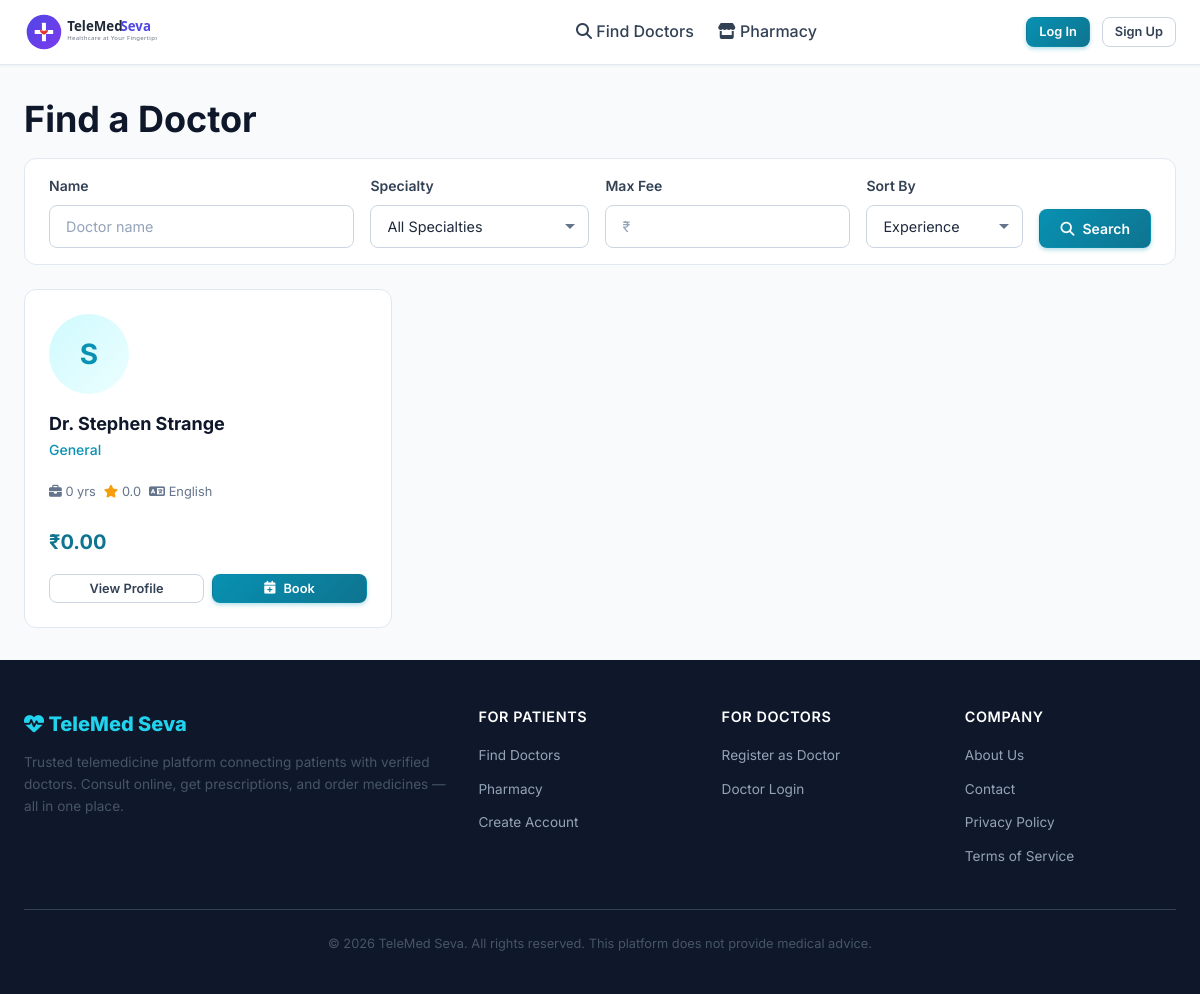
/appointments/search, run on the app's committed database.
### app/models/user.py (models this page shows, shortened)
class DoctorProfile(db.Model):
    __tablename__ = 'doctor_profiles'
    id = db.Column(db.Integer, primary_key=True)
    user_id = db.Column(db.Integer, db.ForeignKey('users.id', ondelete='CASCADE'), unique=True, nullable=False)
    first_name = db.Column(db.String(100), nullable=False)
    last_name = db.Column(db.String(100), nullable=False)
    phone = db.Column(db.String(20))
    avatar = db.Column(db.String(255))
    specialty_id = db.Column(db.Integer, db.ForeignKey('specialties.id'), nullable=True)
    qualifications = db.Column(db.String(500))
    registration_number = db.Column(db.String(100))
    experience_years = db.Column(db.Integer, default=0)
    bio = db.Column(db.Text)
    languages = db.Column(db.String(300))
    consultation_fee = db.Column(db.Numeric(10, 2), default=0)
    consultation_duration = db.Column(db.Integer, default=30)  # minutes
    is_verified = db.Column(db.Boolean, default=False, nullable=False)
    is_available = db.Column(db.Boolean, default=True, nullable=False)
    created_at = db.Column(db.DateTime, default=lambda: datetime.now(timezone.utc), nullable=False)
    updated_at = db.Column(
        db.DateTime,
        default=lambda: datetime.now(timezone.utc),
        onupdate=lambda: datetime.now(timezone.utc),
    )
    specialty = db.relationship('Specialty', backref='doctors')
    verification = db.relationship(
        'DoctorVerification', backref='doctor', uselist=False, cascade='all, delete-orphan'
    )
    availabilities = db.relationship('Availability', backref='doctor', cascade='all, delete-orphan')
    reviews = db.relationship('Review', backref='doctor', lazy='dynamic')
    @property
    def full_name(self):
        return f'{self.first_name} {self.last_name}'
    @property
    def average_rating(self):
        if hasattr(self, '_avg_rating'):
            return self._avg_rating
        from .review import Review
        result = db.session.query(db.func.avg(Review.rating)).filter(
            Review.doctor_id == self.id
        ).scalar()
        return round(float(result), 1) if result else 0.0
    @classmethod
    def load_rating_stats(cls, doctor_ids):
        from .review import Review
        if not doctor_ids:
            return
        rows = db.session.query(
            Review.doctor_id,
            db.func.avg(Review.rating).label('avg_r'),
            db.func.count(Review.id).label('cnt'),
        ).filter(
            Review.doctor_id.in_(doctor_ids)
        ).group_by(Review.doctor_id).all()
        stats = {r.doctor_id: (round(float(r.avg_r), 1), r.cnt) for r in rows}
        for doc_id in doctor_ids:
            doc = db.session.get(cls, doc_id)
            if doc:
                avg, cnt = stats.get(doc_id, (0.0, 0))
                doc._avg_rating = avg
                doc._review_count = cnt

### app/appointments/routes.py (the view, shortened to what this page needs)
@appointments_bp.route('/search')
def search_doctors():
    specialties = Specialty.query.filter_by(is_active=True).order_by(Specialty.name).all()
    query = DoctorProfile.query.filter_by(is_verified=True, is_available=True)
    specialty_id = request.args.get('specialty', type=int)
    if specialty_id:
        query = query.filter_by(specialty_id=specialty_id)
    name = request.args.get('name', '').strip()
    max_fee = request.args.get('max_fee', type=float)
    if max_fee:
        query = query.filter(DoctorProfile.consultation_fee <= max_fee)
    language = request.args.get('language', '').strip()
    if language:
        query = query.filter(DoctorProfile.languages.ilike(f'%{language}%'))
    sort = request.args.get('sort', 'experience')
    if sort == 'fee_low':
        query = query.order_by(DoctorProfile.consultation_fee.asc())
    elif sort == 'fee_high':
        query = query.order_by(DoctorProfile.consultation_fee.desc())
    elif sort == 'experience':
        query = query.order_by(DoctorProfile.experience_years.desc())
    else:
        query = query.order_by(DoctorProfile.first_name)
    doctors = paginate_query(query, per_page=12)
    DoctorProfile.load_rating_stats([d.id for d in doctors.items])
    return render_template(
        'appointments/search.html',
        title='Find a Doctor',
        doctors=doctors,
        specialties=specialties,
        filters=request.args,
    )

### app/__init__.py (called while the page is built)
def _register_context_processors(app):
    from datetime import datetime, timezone
    @app.context_processor
    def inject_platform():
        return {
            'platform_name': app.config['PLATFORM_NAME'],
            'currency': app.config['PLATFORM_CURRENCY_SYMBOL'],
            'now': lambda: datetime.now(timezone.utc),
        }
    @app.context_processor
    def inject_notification_count():
        from flask_login import current_user
        if current_user.is_authenticated:
            from .models.notification import Notification
            count = Notification.query.filter_by(
                user_id=current_user.id, is_read=False
            ).count()
            return {'unread_notification_count': count}
        return {'unread_notification_count': 0}

### app/utils/helpers.py (called while the page is built)
def paginate_query(query, page=None, per_page=20, max_per_page=100):
    if page is None:
        page = request.args.get('page', 1, type=int)
    per_page = min(request.args.get('per_page', per_page, type=int), max_per_page)
    return query.paginate(page=page, per_page=per_page, error_out=False)

### app/templates/appointments/search.html (shortened to what this page needs)
{% extends "base.html" %}
{% block content %}
<div class="container">
  <h1 class="mb-4">Find a Doctor</h1>
  <div class="card mb-6"><div class="card-body" style="padding:var(--space-4) var(--space-6);">
    <form method="GET" style="display:flex; gap:var(--space-4); flex-wrap:wrap; align-items:end;">
      <div class="form-group mb-0" style="flex:1; min-width:180px;"><label class="form-label">Name</label><input type="text" name="name" class="form-control" value="{{ filters.get('name','') }}" placeholder="Doctor name"></div>
      <div class="form-group mb-0" style="min-width:180px;"><label class="form-label">Specialty</label><select name="specialty" class="form-control"><option value="">All Specialties</option></select></div>
      <div class="form-group mb-0" style="min-width:120px;"><label class="form-label">Max Fee</label><input type="number" name="max_fee" class="form-control" value="{{ filters.get('max_fee','') }}" placeholder="{{ currency }}"></div>
      <div class="form-group mb-0" style="min-width:140px;"><label class="form-label">Sort By</label><select name="sort" class="form-control"><option value="experience" {{ 'selected' if filters.get('sort')=='experience' }}>Experience</option></select></div>
      <button type="submit" class="btn btn-primary"><i class="fas fa-search"></i> Search</button>
    </form>
  </div></div>
  {% if doctors.items %}
  <div class="grid grid-3">
    {% for doc in doctors.items %}
    <div class="doctor-card">
      <div class="doctor-avatar">{% if doc.avatar %}<img src="/uploads/avatars/{{ doc.avatar }}">{% else %}{{ doc.first_name[0] }}{% endif %}</div>
      <div class="doctor-name">Dr. {{ doc.full_name }}</div>
      <div class="doctor-specialty">{{ doc.specialty.name if doc.specialty else 'General' }}</div>
      <div class="doctor-meta">
        <span><i class="fas fa-briefcase"></i> {{ doc.experience_years }} yrs</span>
        <span><i class="fas fa-star text-warning"></i> {{ doc.average_rating }}</span>
        <span><i class="fas fa-language"></i> {{ doc.languages or 'English' }}</span>
      </div>
      <div class="doctor-fee">{{ currency }}{{ doc.consultation_fee }}</div>
      <div style="margin-top:var(--space-4); display:flex; gap:var(--space-2);">
        <a href="{{ url_for('doctor.public_profile', doctor_id=doc.id) }}" class="btn btn-outline btn-sm" style="flex:1;">View Profile</a>
        <a href="{{ url_for('appointments.book', doctor_id=doc.id) }}" class="btn btn-primary btn-sm" style="flex:1;"><i class="fas fa-calendar-plus"></i> Book</a>
      </div>
    </div>
    {% endfor %}
  </div>
  {% else %}
  <div class="empty-state"><div class="empty-icon"><i class="fas fa-user-doctor"></i></div><h3>No doctors found</h3><p>Try adjusting your search filters.</p></div>
  {% endif %}
</div>
{% endblock %}

### app/templates/base.html (shortened to what this page needs)
<!DOCTYPE html>
<html lang="en">
<head>
  <link rel="stylesheet" href="https://cdnjs.cloudflare.com/ajax/libs/font-awesome/6.5.1/css/all.min.css">
  <link rel="stylesheet" href="{{ url_for('static', filename='css/style.css') }}">
</head>
<body>
  <nav class="navbar">
    <div class="navbar-inner">
      <a href="{{ url_for('auth.login') if not current_user.is_authenticated else
                 (url_for('patient.dashboard') if current_user.role.value == 'patient' else
                  url_for('doctor.dashboard') if current_user.role.value == 'doctor' else
                  url_for('admin.dashboard')) }}" class="navbar-brand">
        <img src="{{ url_for('static', filename='images/logo.svg') }}" alt="TeleMed Seva" style="height: 40px; margin-right: 0;">
      </a>
      {% if not current_user.is_authenticated %}
      <ul class="navbar-links" style="display:flex; align-items:center; gap:var(--space-6); list-style:none; margin:0; padding:0;">
        <li><a href="{{ url_for('appointments.search_doctors') }}" style="font-weight:500; color:var(--gray-700); text-decoration:none;"><i class="fas fa-search"></i> Find Doctors</a></li>
        <li><a href="{{ url_for('pharmacy.catalog') }}" style="font-weight:500; color:var(--gray-700); text-decoration:none;"><i class="fas fa-store"></i> Pharmacy</a></li>
      </ul>
      {% endif %}
      <div class="navbar-actions">
        {% if current_user.is_authenticated %}
          <a href="{{ url_for('notifications.list_notifications') }}" class="notification-badge" title="Notifications">
            <i class="fas fa-bell" style="font-size:1.1rem; color:var(--gray-500);"></i>
            {% if unread_notification_count > 0 %}
              <span class="count notification-count">{{ unread_notification_count }}</span>
            {% else %}
              <span class="count notification-count" style="display:none;"></span>
            {% endif %}
          </a>
          {% if current_user.role.value == 'patient' %}
            <a href="{{ url_for('pharmacy.cart') }}" title="Cart" style="color:var(--gray-500);">
              <i class="fas fa-shopping-cart"></i>
            </a>
          {% endif %}
          <div style="display:flex; align-items:center; gap:0.5rem;">
            <div class="avatar">
              {% if current_user.avatar_url %}
                <img src="{{ current_user.avatar_url }}" alt="Avatar">
              {% else %}
                {{ current_user.display_name[0] | upper }}
              {% endif %}
            </div>
            <a href="{% if current_user.role.value == 'patient' %}{{ url_for('patient.profile') }}{% elif current_user.role.value == 'doctor' %}{{ url_for('doctor.profile') }}{% else %}{{ url_for('admin.dashboard') }}{% endif %}"
               style="color:var(--gray-700); font-weight:500; font-size:0.85rem;">
              {{ current_user.display_name | truncate(20) }}
            </a>
          </div>
          <a href="{{ url_for('auth.logout') }}" class="btn btn-outline btn-sm">Logout</a>
        {% else %}
          {% if request.endpoint == 'auth.register' %}
            <a href="{{ url_for('auth.login') }}"   class="btn btn-outline btn-sm">Log In</a>
            <a href="{{ url_for('auth.register') }}" class="btn btn-primary btn-sm" aria-current="page">Sign Up</a>
          {% else %}
            <a href="{{ url_for('auth.login') }}"   class="btn btn-primary btn-sm" {% if request.endpoint == 'auth.login' %}aria-current="page"{% endif %}>Log In</a>
            <a href="{{ url_for('auth.register') }}" class="btn btn-outline btn-sm">Sign Up</a>
          {% endif %}
        {% endif %}
      </div>
    </div>
  </nav>
  <main class="page-content">
    {% block content %}{% endblock %}
  </main>
  {% block footer %}
  <footer class="footer">
    <div class="container">
      <div class="footer-grid">
        <div>
          <div class="footer-brand"><i class="fas fa-heartbeat"></i> {{ platform_name }}</div>
          <p style="font-size:0.85rem; margin-bottom:var(--space-4);">
            Trusted telemedicine platform connecting patients with verified doctors.
            Consult online, get prescriptions, and order medicines — all in one place.
          </p>
        </div>
        <div>
          <h3 class="footer-section-title">For Patients</h3>
          <ul>
            <li><a href="{{ url_for('appointments.search_doctors') }}">Find Doctors</a></li>
            <li><a href="{{ url_for('pharmacy.catalog') }}">Pharmacy</a></li>
            <li><a href="{{ url_for('auth.register') }}">Create Account</a></li>
          </ul>
        </div>
        <div>
          <h3 class="footer-section-title">For Doctors</h3>
          <ul>
            <li><a href="{{ url_for('auth.register') }}">Register as Doctor</a></li>
            <li><a href="{{ url_for('auth.login') }}">Doctor Login</a></li>
          </ul>
        </div>
        <div>
          <h3 class="footer-section-title">Company</h3>
          <ul>
            <li><a href="#">About Us</a></li>
            <li><a href="#">Contact</a></li>
            <li><a href="#">Privacy Policy</a></li>
            <li><a href="#">Terms of Service</a></li>
          </ul>
        </div>
      </div>
      <div class="footer-bottom">
        <p>&copy; {{ now().year }} {{ platform_name }}. All rights reserved. This platform does not provide medical advice.</p>
      </div>
    </div>
  </footer>
  {% endblock %}
</body>
</html>

### data on the page
DoctorProfile: first_name "S", full_name "Stephen Strange", specialty "General", experience_years "0", average_rating "0.0", languages "English", currency "₹", consultation_fee "0.00"

### other printed values
{{ platform_name }} "TeleMed Seva"
